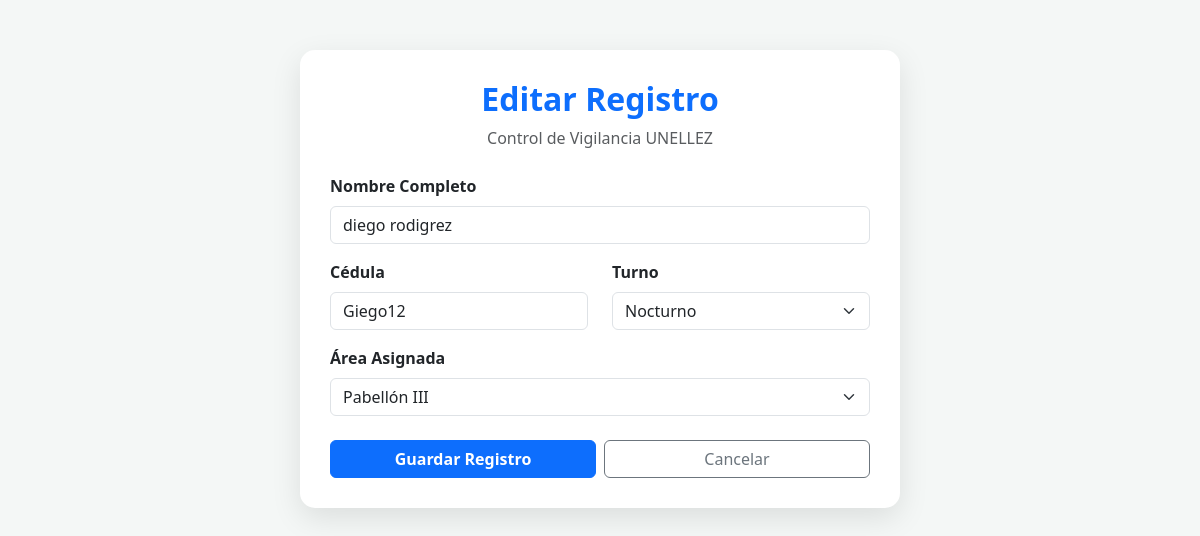
The app's page /guardias/editar/6/ (signed in), older data.
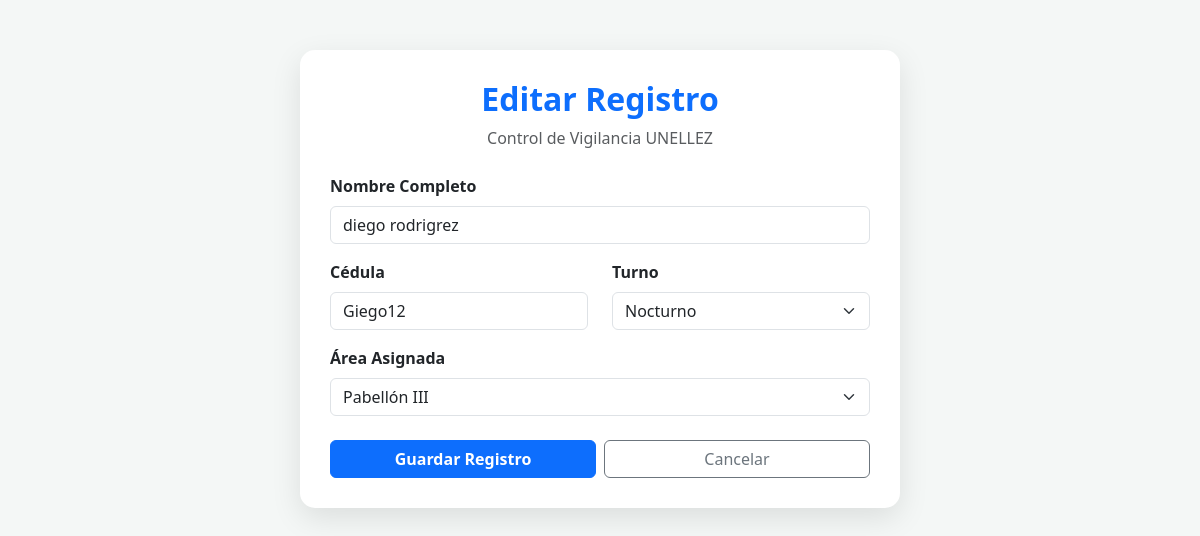
The same page, newer data.
### seguridad_unellez/models.py (models this page shows, shortened)
class Guardia(models.Model):
    user = models.OneToOneField(User, on_delete=models.CASCADE, null=True, blank=True, verbose_name="Usuario de Sistema")
    nombre = models.CharField(max_length=100)
    apellido = models.CharField(max_length=100, default="Sin Apellido")
    email = models.EmailField(unique=True, null=True, blank=True)
    cedula = models.CharField(max_length=20)
    turno = models.CharField(max_length=50)
    area_asignada = models.CharField(max_length=100)
    horas_trabajadas = models.IntegerField(default=0)
    dias_trabajados = models.IntegerField(default=0)
    foto = models.ImageField(upload_to='perfiles/', null=True, blank=True, verbose_name="Foto de Perfil")
    ESTATUS_CHOICES = [
        ('Activo', 'Activo'),
        ('Pendiente', 'Pendiente'),
        ('Inactivo', 'Inactivo'),
        ('Bloqueado', 'Bloqueado'),
    ]
    estatus = models.CharField(max_length=20, choices=ESTATUS_CHOICES, default='Activo')
    esta_bloqueado = models.BooleanField(default=False, verbose_name="¿Cuenta Bloqueada?")

### seguridad_unellez/views.py (the view, shortened to what this page needs)
# urls.py: path('guardias/editar/<int:id>/', views.editar_guardia, name='editar_guardia'),
@login_required
def editar_guardia(request, id):
    guardia = get_object_or_404(Guardia, id=id)
    return render(request, 'seguridad_unellez/registrar_guardia.html', {'guardia': guardia})

### seguridad_unellez/templates/seguridad_unellez/registrar_guardia.html (shortened to what this page needs)
{% load static %}
<!DOCTYPE html>
<html lang="es">
<head>
    <link rel="stylesheet" href="https://cdn.jsdelivr.net/npm/bootstrap@5.3.0/dist/css/bootstrap.min.css">
    <link rel="stylesheet" href="https://cdn.jsdelivr.net/npm/bootstrap-icons@1.11.0/font/bootstrap-icons.css">
</head>
<body class="container">
    <div class="form-card">
        <div class="text-center mb-4">
            <h2 class="fw-bold text-primary">{% if guardia %}Editar Registro{% else %}Registrar Nuevo Guardia{% endif %}</h2>
            <p class="text-muted">Control de Vigilancia UNELLEZ</p>
        </div>
        <form method="POST" action="">
            <div class="mb-3">
                <label class="form-label fw-bold">Nombre Completo</label>
                <input type="text" name="nombre" class="form-control" required placeholder="Nombre del oficial" value="{{ guardia.nombre }}">
            </div>
            <div class="row">
                <div class="col-md-6 mb-3">
                    <label class="form-label fw-bold">Cédula</label>
                    <input type="text" name="cedula" class="form-control" required placeholder="Ej: V-12345678" value="{{ guardia.cedula }}">
                </div>
                <div class="col-md-6 mb-3">
                    <label class="form-label fw-bold">Turno</label>
                    <select name="turno" class="form-select">
                        <option value="nocturno" {% if guardia.turno == 'nocturno' %}selected{% endif %}>Nocturno</option>
                    </select>
                </div>
            </div>
            <div class="mb-4">
                <label class="form-label fw-bold">Área Asignada</label>
                <select name="area" class="form-select">
                    <option value="Pabellón III" {% if guardia.area_asignada == 'Pabellón III' %}selected{% endif %}>Pabellón III</option>
                </select>
            </div>
            <div class="d-flex gap-2">
                <button type="submit" class="btn btn-primary w-100 fw-bold">Guardar Registro</button>
                <a href="{% url 'lista_guardias' %}" class="btn btn-outline-secondary w-100">Cancelar</a>
            </div>
        </form>
    </div>
</body>
</html>

Row changes from the older to the newer data that the page shows:
changed Guardia "Giego12": nombre "diego rodigrez" → "diego rodrigrez"
